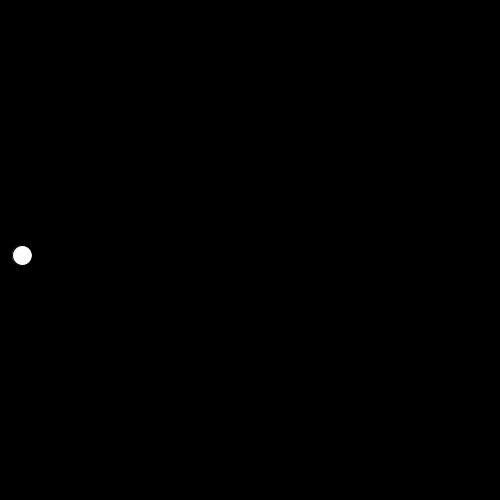
Frame 1 (no input)
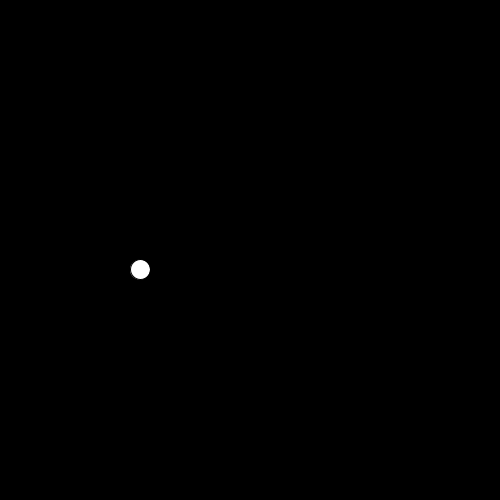
Frame 60 (the mouse pressed at the canvas centre just before this capture)
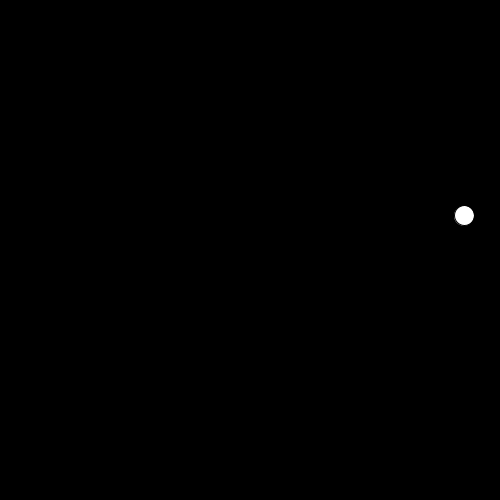
Frame 120 (the mouse held since frame 60 and released just before this capture)

The Processing sketch that drew these frames (run headless with seeded random() and noise(); from frame 60 on, the mouse is pressed at the canvas centre):

// Processing sketch: processing_70266
// ── processing_70266.pde

int r = 20;
float x = r;
float y = 0;

float speed = 2;
int dir = 1;

float angle_multiplier;

boolean bg = true;

void setup() {
  smooth();
  size(500, 500);
}

void draw() {

  if (bg)
    background(0);

  angle_multiplier = map(mouseY, 0, height, 1, 5);

  speed = map(mouseX, 0, width, 2, 10);
  x += speed * dir;

  float map = map(x, 0, width, 0, TWO_PI * angle_multiplier);
  y = sin(map) * map(mouseY, 0, height, 20, 50);

  if (x > width-r || x < r)
    dir *= -1;

  translate(0, height/2);
  ellipse(x, y, r, r);
}

void keyPressed() {
  if (key == 't' || key == 'T') {
    bg = !bg;
  }
}
